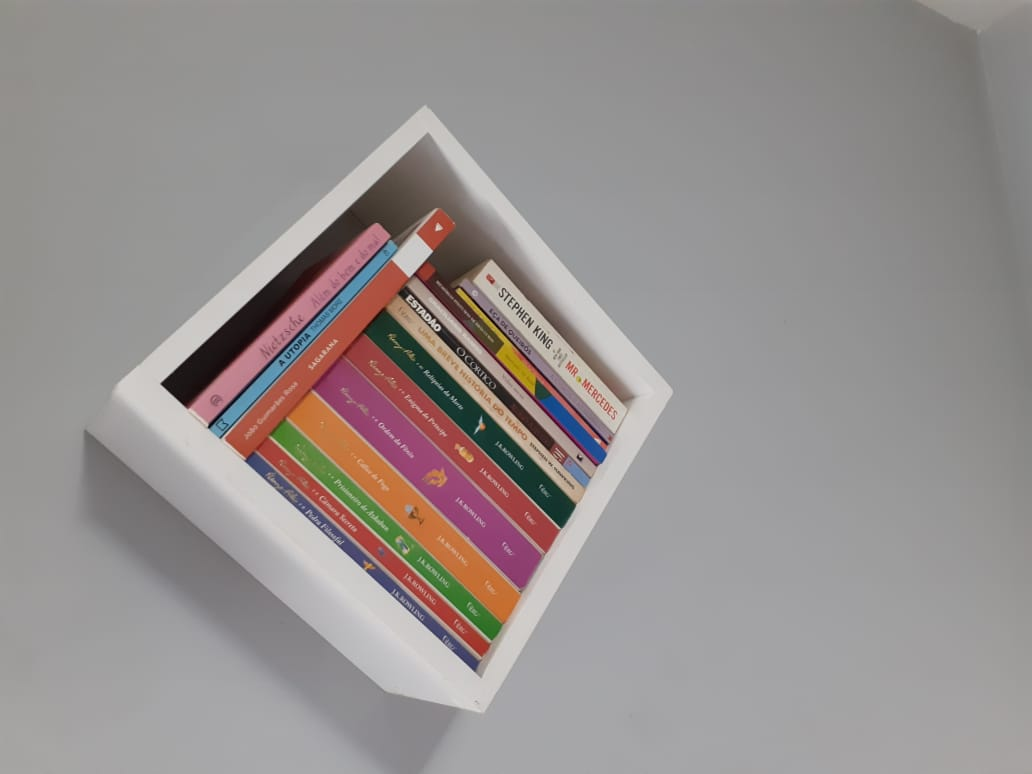
//> input picture cv_example/imgs/img1.jpeg, 1032 x 774 px
$ ./difference   (built with g++ and OpenCV 4)
//> lines starting //> are read from the running program, lines starting //| are printed output that depends on the picture
#include <iostream>
#include <opencv2/opencv.hpp>
#define THRESHOLD 3000

using namespace cv;


bool em_movimento(Mat dif_img) {
    int count=0;

    for (int i=0; i < dif_img.rows-1; i++) {
        for (int j=0; j < dif_img.cols-1; j++) {
            //std::cout << dif_img.at<uchar>(i, j) << " ";
            count += dif_img.at<uchar>(i, j);
        }
    }
    std::cout << "cont = " << count << std::endl;
    return count > THRESHOLD;
}

int main()  {
    Mat image1, image2, dif;
    image1 = imread("./imgs/img1.jpeg", CV_LOAD_IMAGE_GRAYSCALE);
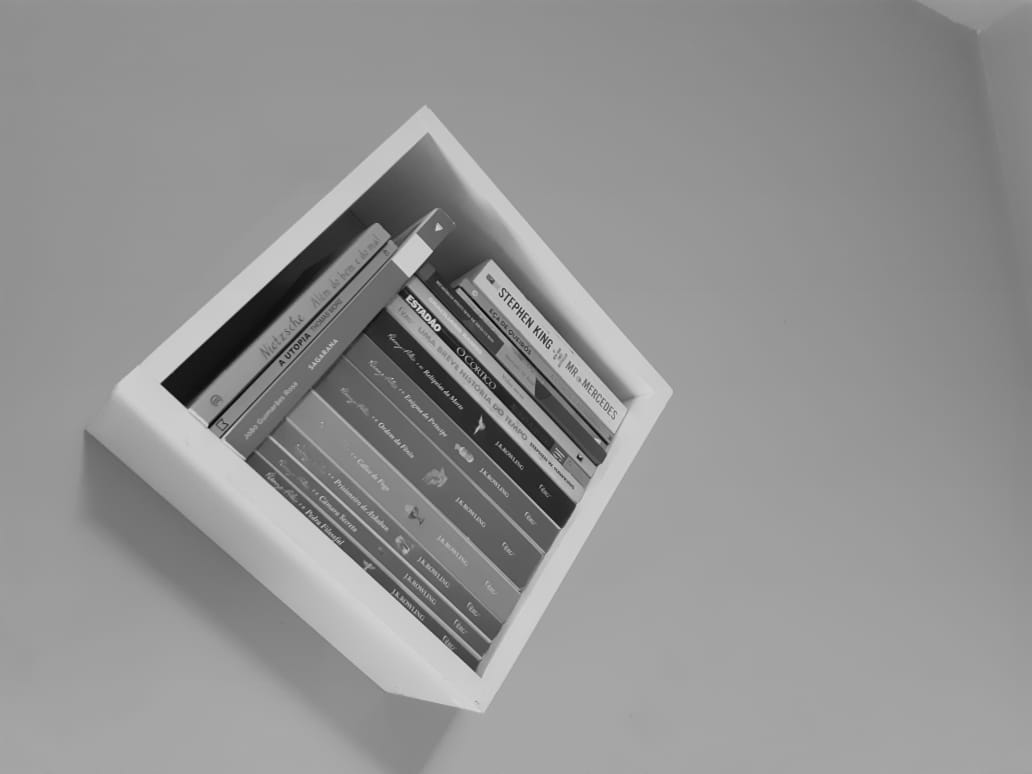
//> image1: 774 rows x 1032 cols, CV_8UC1; min 0, max 226, mean 146.3
    image2 = imread("./imgs/img2.jpeg", CV_LOAD_IMAGE_GRAYSCALE);
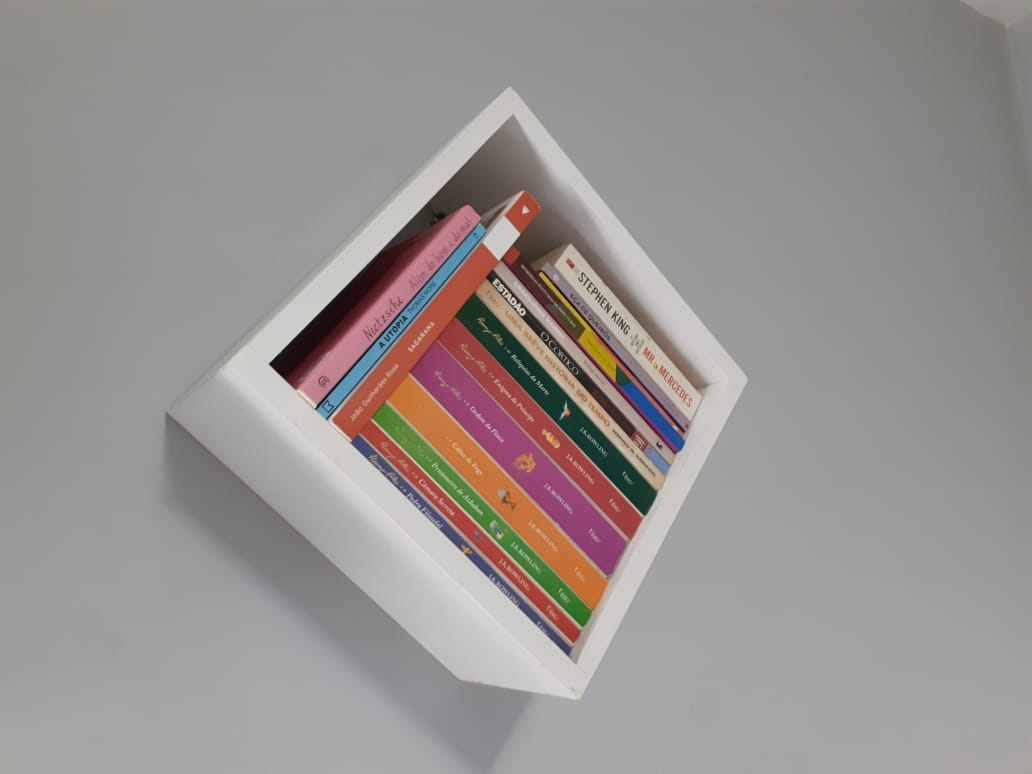
//> input picture cv_example/imgs/img2.jpeg, 1032 x 774 px
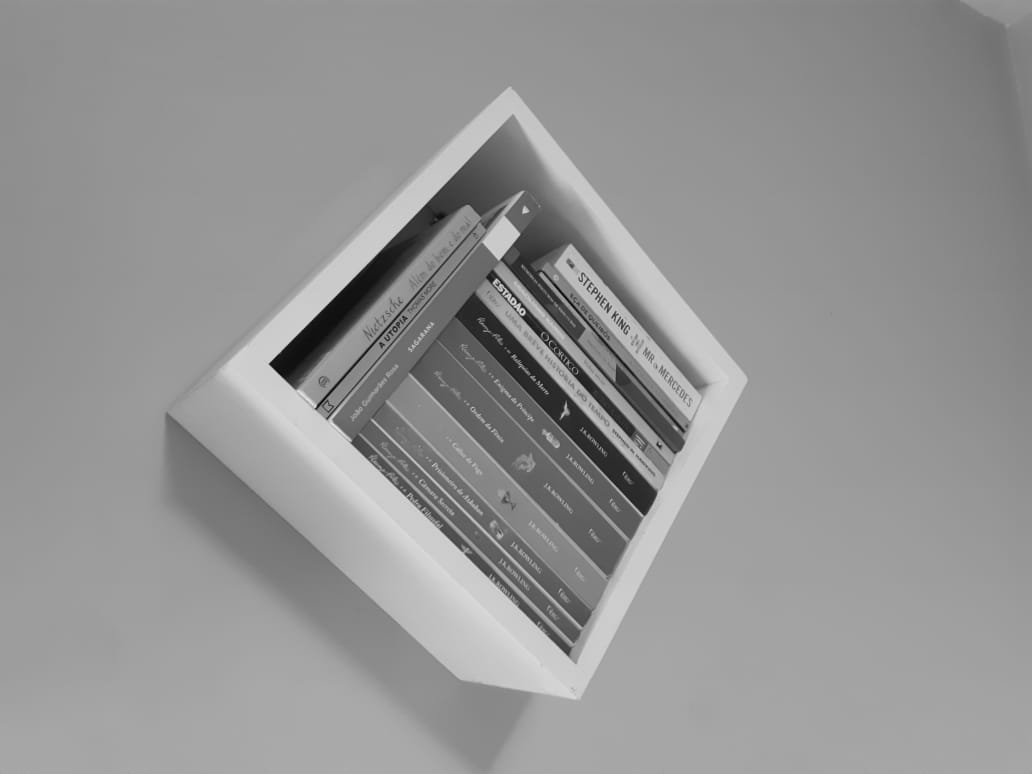
//> image2: 774 rows x 1032 cols, CV_8UC1; min 0, max 232, mean 148.2

    if ( !image1.data )
    {
        std::cout << "No image data \n" << std::endl;
        return -1;
    }

    dif = image1 - image2;
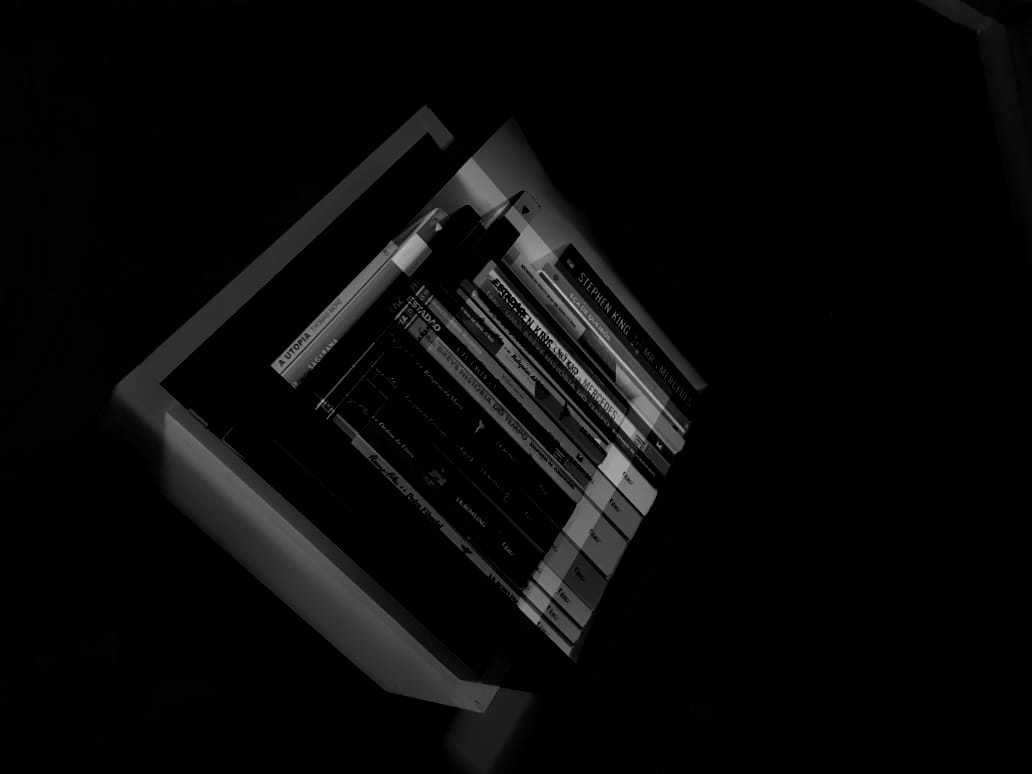
//> dif: 774 rows x 1032 cols, CV_8UC1; min 0, max 201, mean 8.8


    if (em_movimento(dif)) {
//> the loop in em_movimento, `for (int i=0; i < dif_img.rows-1; i++)` made 773 passes
//> count on passes 1 to 3: 1627, 3185, 4705
//> after the loop in em_movimento, `for (int i=0; i < dif_img.rows-1; i++)`: count = 7031854
//| cont = 7031854
        std::cout << "Moveu!" << std::endl;
    }
    else {
        std::cout << "Não moveu!" << std::endl;
    }
    //namedWindow("Display Image", WINDOW_AUTOSIZE );
    imshow("Display Image", dif);
    waitKey(0);

    return 0;
}
